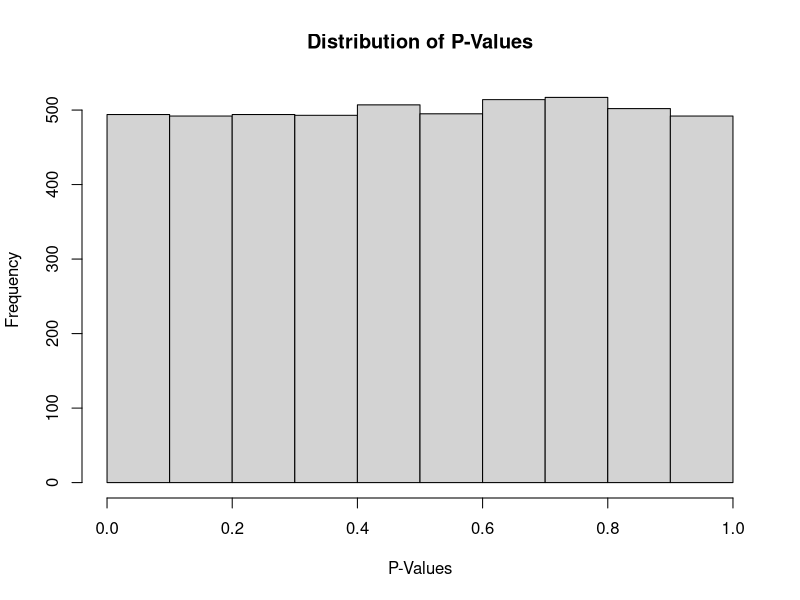
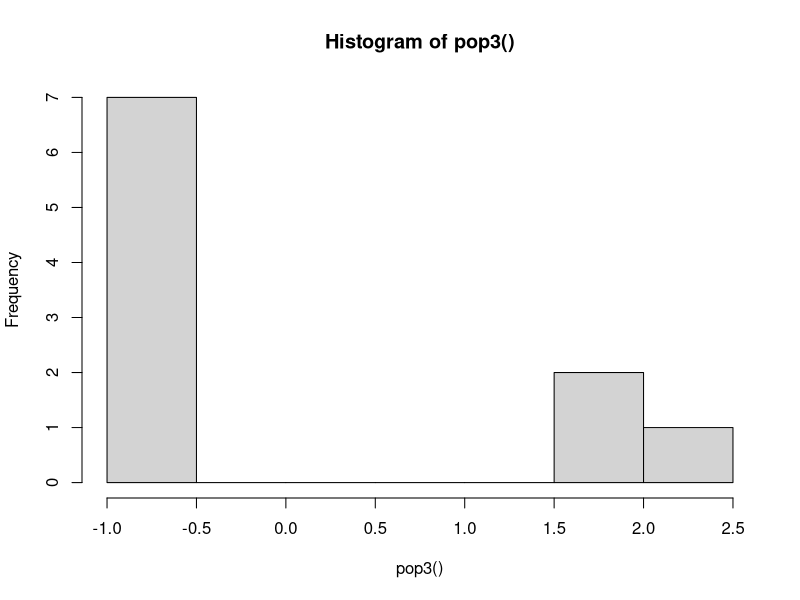

Here is the R script that generated these plots, in order: (Note: a time limit stopped this script after it produced the figures.)
#Part A

anova.simulation <- function(K = a) {
  treatlist <- NULL
  pvalue <- NULL
  res <- NULL
  p <- replicate(5000, (function(K = a) {
    for (i in 1:length(K)) {
      res[[i]] <- K[[i]] ()
      treatlist[[i]] <- seq(i, by= 0, length = length(res[[i]]))
    }
    treat <- sapply(treatlist, '[', seq(max(sapply(treatlist, length))))
    treatment <- as.numeric(na.exclude(as.vector(treat)))
    resp <- sapply(res, '[', seq(max(sapply(res, length))))
    response <- as.numeric(na.exclude(as.vector(resp)))
    myData <- as.data.frame(cbind(treatment, response))
    anova <- anova(lm(response ~ treatment, data = myData))
    pvalue <- anova$"Pr(>F)"[1]
    pvalue
  })() )
  est <- mean(p >= 0.05)
  ci <- est + c(-1,1)*qnorm(.975)*sqrt(est*(1-est)/5000)
  return(list(cbind('Lower' = ci[1], 'Estimate' = est, 'Upper' = ci[2]),p))
}

#Part B

# This list of samples meets all of the requirements of an ANOVA test: they are independently collected (randomly selected), they are sample from a
# normal population (rnorm), and the samples have homoscedasticity because they all come from a rnorm with sd = 1. 
#
# The null hypothesis is true in this case as none of the sample means should be different as they are drawn from a normal population with mean = 0.

a <- list(function() rnorm(10), function() rnorm(10), function() rnorm(10))
rnormstudy <- anova.simulation(K = a)
hist(rnormstudy[[2]], main = 'Distribution of P-Values', xlab = 'P-Values') # This shows that the pvalues are uniformly distributed

1 - rnormstudy[[1]][2] #This is the estimate of the proportion of pvalues less than or equal to 0.05

#Part C

shape1 <- 0.05
shape2 <- 0.2
mean <- shape1/(shape1+shape2)
sd <- sqrt((shape1*shape2)/((shape1+shape2)^2*(shape1+shape2+1)))
n <- 10
pop3 <- function() ( rbeta(n,shape1=shape1,shape2=shape2) - mean ) / sd
hist(pop3())

# In this case the normal population assumption is violated as the third population samples from a non-normal population, but the other two are met.

n <- 2
b <- list(function() rnorm(n), function() rnorm(n), pop3())
PartCn2 <- anova.simulation(K = b)

n <- 4
c <- list(function() rnorm(n), function() rnorm(n), pop3())
PartCn4 <- anova.simulation(K = c)

n <- 10
d <- list(function() rnorm(n), function() rnorm(n), pop3())
PartCn10 <- anova.simulation(K = d)

rbind( 1 - PartCn2[[1]], 1 - PartCn4[[1]], 1 - PartCn10[[1]])

# The size of the test decreases with greater sample sizes

# Part D

# The ANOVA conditions are met in all cases except for where the standard deviation becomes 3.0 which violates the equal variance assumption.

n <- 5
e <- list(function() rnorm(n), function() rnorm(n), function() rnorm(n, 0, 1))
f <- list(function() rnorm(n), function() rnorm(n), function() rnorm(n, 0.5, 1))
g <- list(function() rnorm(n), function() rnorm(n), function() rnorm(n, 1, 1))
h <- list(function() rnorm(n), function() rnorm(n), function() rnorm(n, 0, 3))
k <- list(function() rnorm(n), function() rnorm(n), function() rnorm(n, 0.5, 3))
l <- list(function() rnorm(n), function() rnorm(n), function() rnorm(n, 1, 3))

estmatrix <- rbind(anova.simulation(e)[[1]],anova.simulation(f)[[1]],anova.simulation(g)[[1]],anova.simulation(h)[[1]],anova.simulation(i)[[1]],
               anova.simulation(j)[[1]])
row.names(estmatrix) <- c('Mean 0, SD 1','Mean .5, SD 1','Mean 1, SD 1','Mean 0, SD 3','Mean .5, SD 3','Mean 1, SD 3')
estmatrix

n <- 20
e <- list(function() rnorm(n), function() rnorm(n), function() rnorm(n, 0, 1))
f <- list(function() rnorm(n), function() rnorm(n), function() rnorm(n, 0.5, 1))
g <- list(function() rnorm(n), function() rnorm(n), function() rnorm(n, 1, 1))
h <- list(function() rnorm(n), function() rnorm(n), function() rnorm(n, 0, 3))
k <- list(function() rnorm(n), function() rnorm(n), function() rnorm(n, 0.5, 3))
l <- list(function() rnorm(n), function() rnorm(n), function() rnorm(n, 1, 3))

estmatrixn20 <- rbind(anova.simulation(e)[[1]],anova.simulation(f)[[1]],anova.simulation(g)[[1]],anova.simulation(h)[[1]],anova.simulation(i)[[1]],
                   anova.simulation(j)[[1]])
row.names(estmatrixn20) <- c('Mean 0, SD 1','Mean .5, SD 1','Mean 1, SD 1','Mean 0, SD 3','Mean .5, SD 3','Mean 1, SD 3')
estmatrixn20

estmatrixn20 > estmatrix

#In general having a larger sample size helped improve the size of the test
